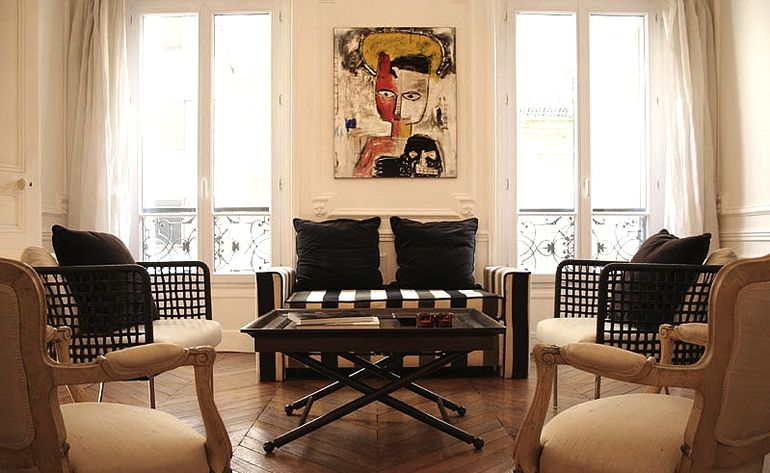
#> input picture comparer/apps/core/data/images/s1_0.jpg, 770 x 473 px
$ python -i hash_utils.py   (imports and definitions only)   (older library calls are emulated)
#> lines starting #> are read from the running program, lines starting #| are printed output that depends on the picture
# -*- coding: utf-8 -*-
import numpy

from sklearn import linear_model
from PIL import Image, ImageOps


class Hash(object):

    def __init__(self, image):
#> called with image = 'data/images/s1_0.jpg'
        if not isinstance(image, basestring):
            image.seek(0)
        self.image = Image.open(image)
#> self.image is the input picture: PIL image 770x473 RGB; mean R, G, B 162.8, 141.1, 121.8

    def prepare_image(self, crop_width_perc=0, crop_height_perc=0, fit_image=True):
        result = self.image

        # convert to grayscale
        result = result.convert('L')

        # crop image
        image_size = result.size
        width_crop_size = int(image_size[0] * crop_width_perc / 2) if crop_width_perc > 0 else 0
        height_crop_size = int(image_size[1] * crop_height_perc / 2) if crop_height_perc > 0 else 0
        if width_crop_size or height_crop_size:
            result = result.crop(
                (
                    width_crop_size,
                    height_crop_size,
                    image_size[0] - width_crop_size,
                    image_size[1] - height_crop_size
                )
            )

        # resize to 128x128 pixels
        resize_option = Image.ANTIALIAS
        if fit_image:
            return ImageOps.fit(result, (128, 128), resize_option)

        return result.resize((128, 128), resize_option)

    def ahash(self, img=None, hash_size=16):
        im = img or self.image
        im = im.convert("L").resize((hash_size, hash_size), Image.ANTIALIAS)
        # Calc average value of pixels
        pixels = list(im.getdata())
        average = sum(pixels) / len(pixels)
        result = ''
        for pixel in pixels:
            if pixel > average:
                result += '1'
            else:
                result += '0'

        return result

    def calc_scores(self):
        alg = (
            ('crop', 0, 0, 8, True),  # original fitted to 128x128
            ('crop', 0, 0.1, 8, True), # vertical 10% crop fitted to 128x128
            ('crop', 0.1, 0, 8, True), # horizontal 10% crop fitted to 128x128
            ('crop', 0.1, 0.1, 8, True), # vertical and horizontal 10% crop fitted to 128x128

            ('crop', 0, 0, 8, False),  # original resized to 128x128
            ('crop', 0, 0.1, 8, False), # vertical 10% crop resized to 128x128
            ('crop', 0.1, 0, 8, False), # horizontal 10% crop resized to 128x128
            ('crop', 0.1, 0.1, 8, False) # vertical and horizontal 10% crop resized to 128x128
        )
        scores = []
        for item in alg:
            if item[0] == 'crop':
                v, h, hash_size, fit_image = item[1:]
                name = '%s_%s_%s_%s_%s' % item
                value = self.ahash(
                    img=self.prepare_image(
                        crop_width_perc=v,
                        crop_height_perc=h,
                        fit_image=fit_image
                    ),
                    hash_size=hash_size
                )
                scores.append((name, value))
#> this loop made 8 passes
#> average in ahash on passes 1 to 8: 150.8, 147.5, 150.8, 147.5, 145, 145.8, 147.1, 147.8
#> pass 1, in prepare_image, `result = result.convert('L')`:
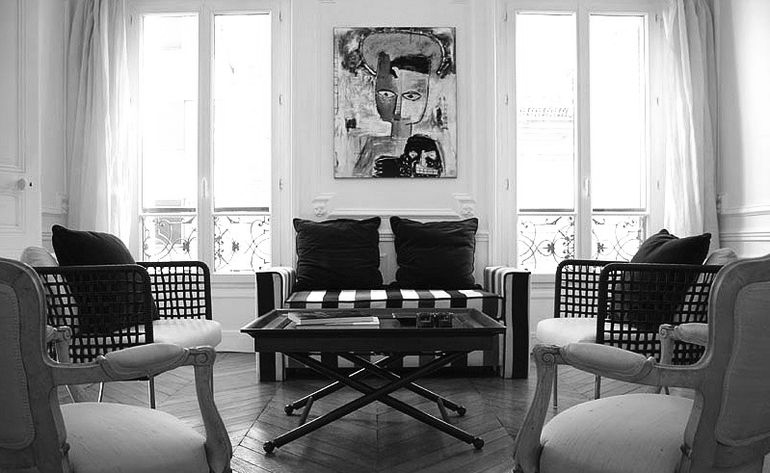
#> result: PIL image 770x473 L; min 0, max 255, mean 145.4
#> pass 1, in ahash, `im = img or self.image`:
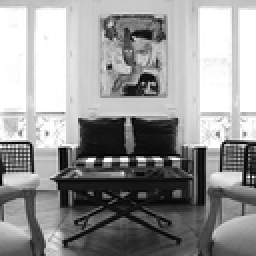
#> im: PIL image 128x128 L (shown 2 times larger); min 0, max 255, mean 150.6
#> pass 2, in prepare_image (call 2), `result = result.crop( ( width_crop_size, height_crop_size, image_size[..`:
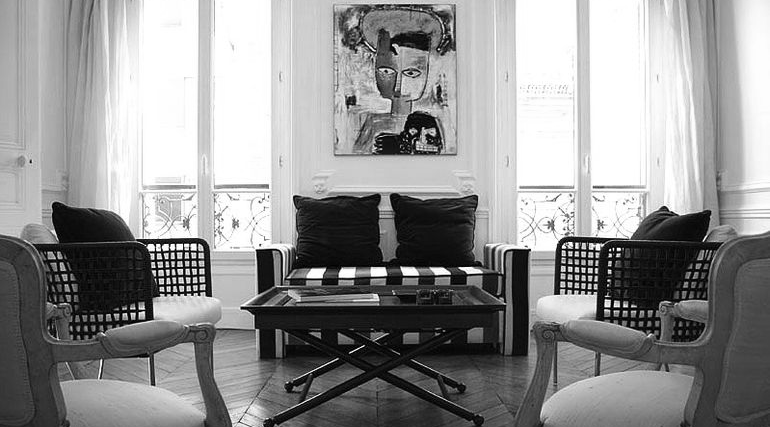
#> result: PIL image 770x427 L; min 0, max 255, mean 146.5
#> pass 2, in ahash (call 2), `im = img or self.image`:
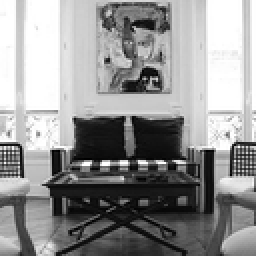
#> im: PIL image 128x128 L (shown 2 times larger); min 0, max 255, mean 147.2
        return scores

    @classmethod
    def calc_difference(cls, h1, h2):
        diff = 0
        for a, b in zip(h1, h2):
            diff += int(a != b)
        return diff

    @classmethod
    def predict(cls, vector):
        coefs = numpy.array(
            [
                [
                    0.30346249,
                    -0.33800637,
                    -0.30347395,
                    -0.33800637,
                    0.05190433,
                    -0.20001436,
                    0.07453074,
                    0.29136006
                ]
            ]
        )
        classifier = linear_model.LogisticRegression()
        classifier.coef_ = coefs
        classifier.intercept_ = numpy.array([ 1.98375232])
        resutl = classifier.predict_proba(numpy.array(vector))
        match = resutl[:, 1] > resutl[:, 0]
        return match[0]

>>> result = Hash('data/images/s1_0.jpg').calc_scores()

$ run again, on comparer/apps/core/data/images/s1_1.jpg
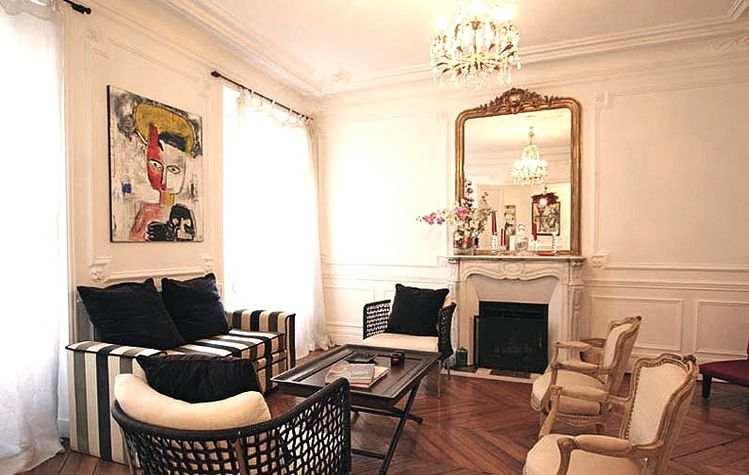
#> input picture comparer/apps/core/data/images/s1_1.jpg, 749 x 475 px
#> in __init__, self.image is the input picture: PIL image 749x475 RGB; mean R, G, B 190.2, 165.2, 145.9
#> the loop in calc_scores, `for item in alg:` made 8 passes
#> average in ahash on passes 1 to 8: 167.7, 171.8, 167.7, 171.8, 170.3, 173.1, 168.1, 170.7
#> pass 1, in ahash, `im = img or self.image`:
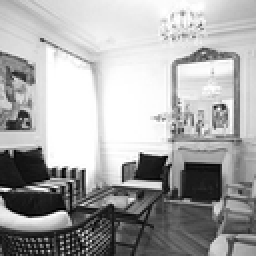
#> im: PIL image 128x128 L (shown 2 times larger); min 0, max 255, mean 168.3
#> pass 2, in ahash (call 2), `im = img or self.image`:
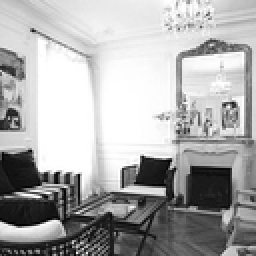
#> im: PIL image 128x128 L (shown 2 times larger); min 0, max 255, mean 171.7

$ run again, on comparer/apps/core/data/images/s1_10.jpg
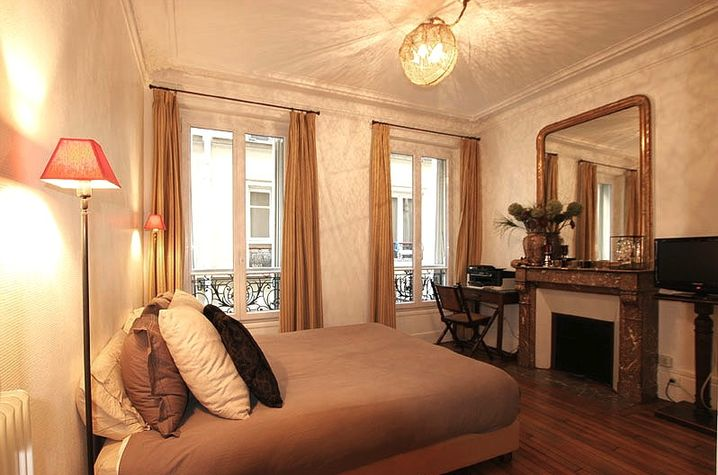
#> input picture comparer/apps/core/data/images/s1_10.jpg, 718 x 475 px
#> in __init__, self.image is the input picture: PIL image 718x475 RGB; mean R, G, B 175.6, 133.7, 100
#> the loop in calc_scores, `for item in alg:` made 8 passes
#> average in ahash on passes 1 to 8: 140.3, 144, 140.3, 144, 142.3, 143.9, 140.3, 141.8
#> pass 1, in ahash, `im = img or self.image`:
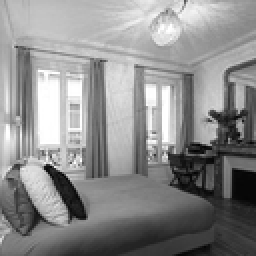
#> im: PIL image 128x128 L (shown 2 times larger); min 2, max 255, mean 140.3
#> pass 2, in ahash (call 2), `im = img or self.image`:
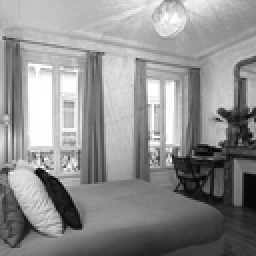
#> im: PIL image 128x128 L (shown 2 times larger); min 2, max 255, mean 143.5

$ run again, on comparer/apps/core/data/images/s1_11.jpg
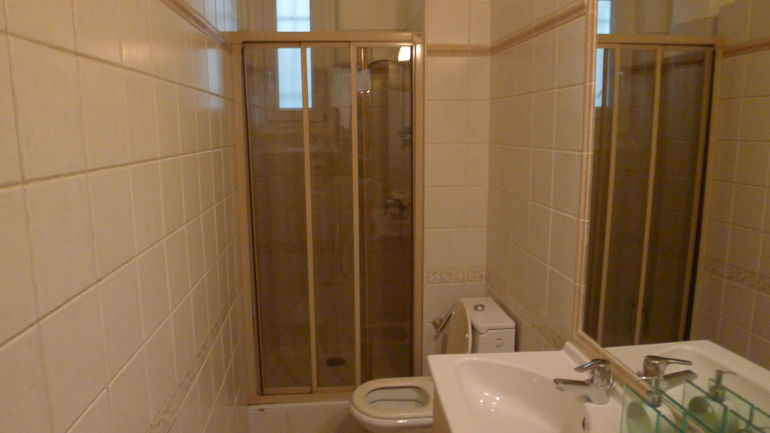
#> input picture comparer/apps/core/data/images/s1_11.jpg, 770 x 433 px
#> in __init__, self.image is the input picture: PIL image 770x433 RGB; mean R, G, B 133.4, 104.4, 71.7
#> the loop in calc_scores, `for item in alg:` made 8 passes
#> average in ahash on passes 1 to 8: 106.1, 101.4, 106.1, 101.4, 109.1, 107.1, 108, 105.8
#> pass 1, in prepare_image, `result = result.convert('L')`:
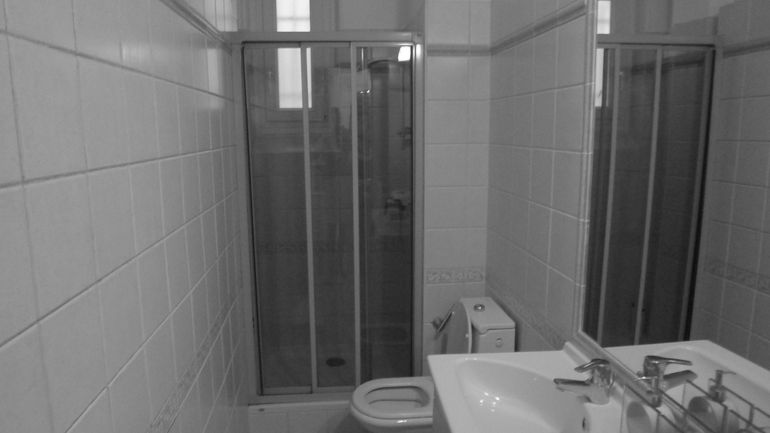
#> result: PIL image 770x433 L; min 10, max 255, mean 109.4
#> pass 2, in ahash (call 2), `im = img or self.image`:
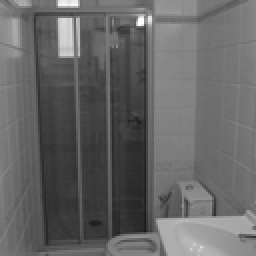
#> im: PIL image 128x128 L (shown 2 times larger); min 25, max 255, mean 102
